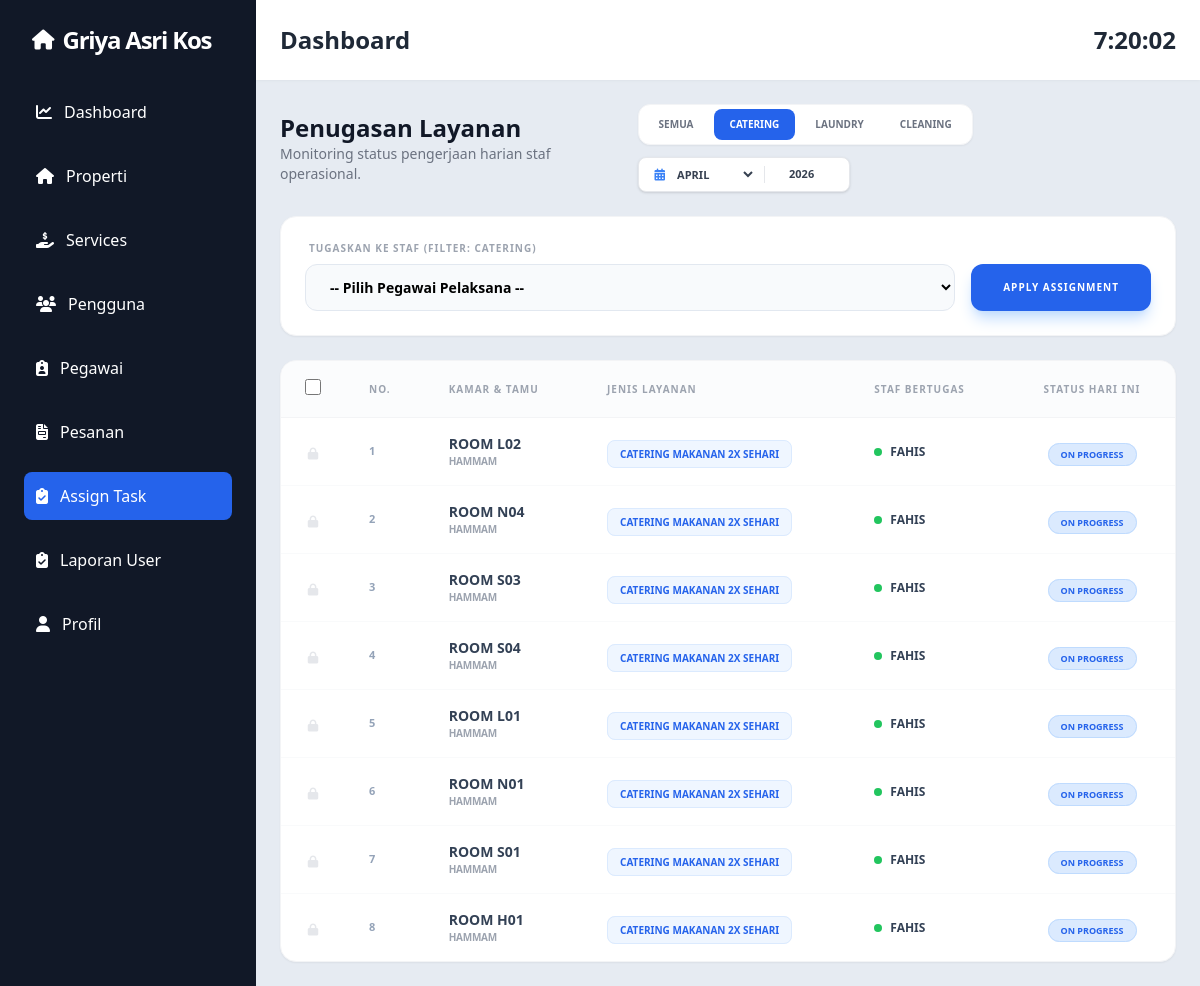
Page /admin/assign-task.php?month=4&year=2026&category=Catering (signed in) on the committed database.
### tables this page shows
CREATE TABLE `settings` (
  `key` varchar(100) NOT NULL,
  `value` text DEFAULT NULL
);

CREATE TABLE `booking_service` (
  `id` bigint(20) UNSIGNED NOT NULL,
  `booking_id` varchar(50) NOT NULL,
  `additional_service_id` bigint(20) UNSIGNED NOT NULL,
  `quantity` int(11) NOT NULL,
  `price_at_purchase` int(11) NOT NULL,
  `service_status` enum('pending','on_progress','done') DEFAULT 'pending',
  `employee_id` bigint(20) UNSIGNED DEFAULT NULL,
  `created_at` timestamp NULL DEFAULT NULL,
  `updated_at` timestamp NULL DEFAULT NULL
);

CREATE TABLE `rooms` (
  `id` bigint(20) UNSIGNED NOT NULL,
  `room_type_id` bigint(20) UNSIGNED NOT NULL,
  `room_number` varchar(255) NOT NULL,
  `gender_type` enum('Putra','Putri') NOT NULL,
  `price` int(11) NOT NULL,
  `rating` decimal(2,1) NOT NULL DEFAULT 0.0,
  `facilities` text NOT NULL,
  `area_size` varchar(255) NOT NULL,
  `is_electric_included` tinyint(1) NOT NULL DEFAULT 0,
  `is_water_included` tinyint(1) NOT NULL DEFAULT 1,
  `room_rules` text NOT NULL,
  `status` enum('available','occupied','maintenance') NOT NULL DEFAULT 'available',
  `created_at` timestamp NULL DEFAULT NULL,
  `updated_at` timestamp NULL DEFAULT NULL
);

CREATE TABLE `users` (
  `id` bigint(20) UNSIGNED NOT NULL,
  `name` varchar(255) NOT NULL,
  `nickname` varchar(255) NOT NULL,
  `full_name_ktp` varchar(255) DEFAULT NULL,
  `email` varchar(255) NOT NULL,
  `address` text DEFAULT NULL,
  `phone` varchar(255) DEFAULT NULL,
  `email_verified_at` timestamp NULL DEFAULT NULL,
  `password` varchar(255) NOT NULL,
  `ktp_photo` varchar(255) DEFAULT NULL,
  `selfie_photo` varchar(255) DEFAULT NULL,
  `is_verified` enum('pending','verified','rejected') DEFAULT NULL,
  `role` enum('admin','pegawai','penyewa') NOT NULL DEFAULT 'penyewa',
  `gender` enum('Laki-laki','Perempuan') DEFAULT NULL,
  `birth_date` date DEFAULT NULL,
  `remember_token` varchar(100) DEFAULT NULL,
  `created_at` timestamp NULL DEFAULT NULL,
  `updated_at` timestamp NULL DEFAULT NULL
);

CREATE TABLE `additional_services` (
  `id` bigint(20) UNSIGNED NOT NULL,
  `service_name` varchar(255) NOT NULL,
  `duration_type` enum('Harian','Mingguan','Bulanan') NOT NULL DEFAULT 'Mingguan',
  `service_price` int(11) NOT NULL,
  `created_at` timestamp NULL DEFAULT NULL,
  `updated_at` timestamp NULL DEFAULT NULL
);

### config/database.php (called while the page is built, shortened)
<?php
function getSetting($conn, $key)
{
    $stmt = $conn->prepare("SELECT value FROM settings WHERE `key`=?");
    $stmt->bind_param("s", $key);
    $stmt->execute();
    $result = $stmt->get_result()->fetch_assoc();
    return $result['value'] ?? '';
}

### admin/assign-task.php (the view, shortened to what this page needs)
<?php
include '../config/database.php';
$selected_month = $_GET['month'] ?? date('n');
$selected_year  = $_GET['year'] ?? date('Y');
$selected_category = $_GET['category'] ?? 'Semua';
$today = date('Y-m-d');
$whereClause = "WHERE MONTH(bs.created_at) = '$selected_month' AND YEAR(bs.created_at) = '$selected_year'";
if ($selected_category !== 'Semua') {
    $whereClause .= " AND s.service_name LIKE '%$selected_category%'";
}
$tasks = $conn->query("
    SELECT
        bs.*, b.room_id, r.room_number, u.name AS guest_name, s.service_name,
        emp.nickname AS employee_name,
        (SELECT COUNT(*) FROM service_reports WHERE booking_service_id = bs.id AND report_date = '$today') as daily_done
    FROM booking_service bs
    JOIN bookings b ON bs.booking_id = b.id
    JOIN rooms r ON b.room_id = r.id
    JOIN users u ON b.user_id = u.id
    JOIN additional_services s ON bs.additional_service_id = s.id
    LEFT JOIN users emp ON bs.employee_id = emp.id AND emp.role = 'pegawai'
    $whereClause
    ORDER BY (bs.employee_id IS NULL OR bs.employee_id = 0) DESC, bs.created_at DESC
");
?>
<div class="container mx-auto">
    <div class="flex flex-col md:flex-row justify-between items-start md:items-center mb-6 gap-4 text-left">
        <div>
            <h1 class="text-2xl font-bold text-gray-900">Penugasan Layanan</h1>
            <p class="text-sm text-gray-500 font-medium">Monitoring status pengerjaan harian staf operasional.</p>
        </div>
        <div class="flex flex-wrap items-center gap-3">
            <div class="flex gap-1 bg-white p-1 rounded-xl shadow-sm border border-gray-100">
                <?php
                $categories = ['Semua', 'Catering', 'Laundry', 'Cleaning'];
                foreach ($categories as $cat):
                ?>
                    <a href="?month=<?= $selected_month ?>&year=<?= $selected_year ?>&category=<?= $cat ?>"
                        class="<?= $selected_category == $cat ? 'bg-blue-600 text-white' : 'text-gray-500 hover:bg-gray-50' ?> px-4 py-2 rounded-lg text-[10px] font-black uppercase transition">
                        <?= $cat ?>
                    </a>
                <?php endforeach; ?>
            </div>
            <form method="GET" class="flex items-center gap-3 bg-white p-2 rounded-lg shadow border border-gray-200">
                <div class="flex items-center gap-2 px-2 border-r border-gray-200">
                    <i class="fas fa-calendar-alt text-blue-500 text-xs"></i>
                    <select name="month" onchange="this.form.submit()" class="text-[11px] font-bold text-gray-700 bg-transparent outline-none cursor-pointer uppercase">
                        <?php for ($m = 1; $m <= 12; $m++): ?>
                            <option value="<?= $m ?>" <?= $selected_month == $m ? 'selected' : '' ?>><?= date('F', mktime(0, 0, 0, $m, 1)) ?></option>
                        <?php endfor; ?>
                    </select>
                </div>
                <input type="number" name="year" value="<?= $selected_year ?>" onchange="this.form.submit()"
                    class="w-16 text-[11px] font-bold text-gray-700 bg-transparent text-center outline-none font-bold">
            </form>
        </div>
    </div>
    <form method="POST">
        <div class="bg-white p-6 rounded-2xl shadow-sm border border-gray-100 mb-6 flex flex-col md:flex-row items-end gap-4">
            <div class="flex-1 text-left w-full">
                <label class="block text-[10px] font-black text-gray-400 uppercase mb-2 ml-1 tracking-widest">Tugaskan ke Staf (Filter: <?= $selected_category ?>)</label>
                <select name="employee_id" class="w-full bg-slate-50 border border-slate-200 rounded-xl px-5 py-3 text-sm font-bold outline-none focus:ring-2 focus:ring-blue-500/20 focus:border-blue-600 transition" required>
                    <option value="" disabled selected>-- Pilih Pegawai Pelaksana --</option>
                </select>
            </div>
            <button type="submit" name="bulk_assign" class="w-full md:w-auto bg-blue-600 hover:bg-slate-900 text-white font-black uppercase text-[10px] tracking-widest px-8 py-4 rounded-xl shadow-lg shadow-blue-200 transition-all active:scale-95">
                Apply Assignment
            </button>
        </div>
        <div class="bg-white rounded-2xl shadow-sm border border-gray-100 overflow-hidden">
            <div class="overflow-x-auto">
                <table class="w-full text-left border-collapse">
                    <thead class="bg-slate-50/50 border-b border-gray-100">
                        <tr>
                            <th class="px-6 py-4 text-center w-10">
                                <input type="checkbox" id="selectAll" class="w-4 h-4 rounded border-gray-300 text-blue-600 focus:ring-blue-500 cursor-pointer">
                            </th>
                            <th class="px-6 py-4 text-[10px] font-black text-gray-400 uppercase tracking-widest">No.</th>
                            <th class="px-6 py-4 text-[10px] font-black text-gray-400 uppercase tracking-widest">Kamar & Tamu</th>
                            <th class="px-6 py-4 text-[10px] font-black text-gray-400 uppercase tracking-widest">Jenis Layanan</th>
                            <th class="px-6 py-4 text-[10px] font-black text-gray-400 uppercase tracking-widest">Staf Bertugas</th>
                            <th class="px-6 py-4 text-[10px] font-black text-gray-400 uppercase tracking-widest text-center">Status Hari Ini</th>
                        </tr>
                    </thead>
                    <tbody class="divide-y divide-gray-50">
                        <?php if ($tasks->num_rows > 0): ?>
                            <?php $no = 1;
                            while ($task = $tasks->fetch_assoc()):
                                $is_done_today = ($task['daily_done'] > 0);
                            ?>
                                <tr class="hover:bg-blue-50/30 transition-colors group">
                                    <td class="px-6 py-4 text-center">
                                        <?php if (!$task['employee_id']): ?>
                                            <input type="checkbox" name="selected_services[]" value="<?= $task['id'] ?>" class="task-checkbox w-4 h-4 rounded border-gray-300 text-blue-600 focus:ring-blue-500 cursor-pointer">
                                        <?php else: ?>
                                            <i class="fas fa-lock text-gray-200 text-xs"></i>
                                        <?php endif; ?>
                                    </td>
                                    <td class="px-6 py-4 text-[11px] font-bold text-slate-400">
                                        <?= $no++ ?>
                                    </td>
                                    <td class="px-6 py-4">
                                        <div class="flex flex-col text-left">
                                            <span class="font-black text-slate-700 uppercase text-sm">Room <?= $task['room_number'] ?></span>
                                            <span class="text-[10px] font-bold text-gray-400 uppercase tracking-tight"><?= $task['guest_name'] ?></span>
                                        </div>
                                    </td>
                                    <td class="px-6 py-4 text-left">
                                        <span class="text-[10px] font-black text-blue-600 bg-blue-50 px-3 py-1.5 rounded-lg border border-blue-100 uppercase">
                                            <?= $task['service_name'] ?>
                                        </span>
                                    </td>
                                    <td class="px-6 py-4 text-left">
                                        <?php if ($task['employee_id']): ?>
                                            <div class="flex items-center gap-2">
                                                <div class="w-2 h-2 rounded-full bg-green-500"></div>
                                                <span class="text-xs font-black text-slate-700 uppercase"><?= $task['employee_name'] ?></span>
                                            </div>
                                        <?php else: ?>
                                            <span class="text-[10px] font-bold text-gray-300 uppercase italic tracking-tighter text-left">Unassigned</span>
                                        <?php endif; ?>
                                    </td>
                                    <td class="px-6 py-4 text-center">
                                        <?php if ($is_done_today): ?>
                                            <span class="px-3 py-1 rounded-full text-[9px] font-black uppercase border bg-emerald-100 text-emerald-600 border-emerald-200">
                                                <i class="fas fa-check-double mr-1"></i> Selesai
                                            </span>
                                        <?php elseif ($task['employee_id']): ?>
                                            <span class="px-3 py-1 rounded-full text-[9px] font-black uppercase border bg-blue-100 text-blue-600 border-blue-200">
                                                On Progress
                                            </span>
                                        <?php else: ?>
                                            <span class="px-3 py-1 rounded-full text-[9px] font-black uppercase border bg-amber-100 text-amber-600 border-amber-200">
                                                Pending
                                            </span>
                                        <?php endif; ?>
                                    </td>
                                </tr>
                            <?php endwhile; ?>
                        <?php endif; ?>
                    </tbody>
                </table>
            </div>
        </div>
    </form>
</div>
<?php
$content = ob_get_clean();
$taskactive = 'active';
include 'layouts/app.php';
?>

### admin/layouts/app.php (shortened to what this page needs)
<!DOCTYPE html>
<html lang="id">
<head>
    <script src="https://cdn.tailwindcss.com"></script>
    <link rel="stylesheet" href="https://cdnjs.cloudflare.com/ajax/libs/font-awesome/6.4.0/css/all.min.css">
</head>
<body class="bg-gray-100" onload="startTime()">
    <div class="flex h-screen">
        <div class="w-64 bg-gray-900 text-white p-6">
            <a href="index.php" class="flex gap-2 mb-8 items-center mx-2">
                <i class="fas fa-home text-white text-xl"></i>
                <h1 class="text-2xl font-black text-primary tracking-tighter flex items-center gap-2"><?= getSetting($conn, 'site_title'); ?></h1>
            </a>
            <nav class="space-y-4">
                <a href="index.php" class="<?= $indexactive ?> flex items-center space-x-3 p-3 hover:bg-gray-800 rounded-lg transition">
                    <i class="fas fa-chart-line"></i>
                    <span>Dashboard</span>
                </a>
                <a href="list-properti.php" class="<?= $propertiactive ?> flex items-center space-x-3 p-3 hover:bg-gray-800 rounded-lg transition">
                    <i class="fas fa-home"></i>
                    <span>Properti</span>
                </a>
                <a href="list-service.php" class="<?= $serviceactive ?> flex items-center space-x-3 p-3 hover:bg-gray-800 rounded-lg transition">
                    <i class="fa-solid fa-hand-holding-dollar"></i>
                    <span>Services</span>
                </a>
                <a href="list-user.php" class="<?= $useractive ?> flex items-center space-x-3 p-3 hover:bg-gray-800 rounded-lg transition">
                    <i class="fas fa-users"></i>
                    <span>Pengguna</span>
                </a>
                <a href="pegawai.php" class="<?= $pegawaiactive ?> flex items-center space-x-3 p-3 hover:bg-gray-800 rounded-lg transition">
                    <i class="fa-solid fa-clipboard-user"></i>
                    <span>Pegawai</span>
                </a>
                <a href="list-pesanan.php" class="<?= $pesananactive ?> flex items-center space-x-3 p-3 hover:bg-gray-800 rounded-lg transition">
                    <i class="fas fa-file-invoice"></i>
                    <span>Pesanan</span>
                </a>
                <a href="assign-task.php" class="<?= $taskactive ?> flex items-center space-x-3 p-3 hover:bg-gray-800 rounded-lg transition">
                    <i class="fa-solid fa-clipboard-check"></i>
                    <span>Assign Task</span>
                </a>
                <a href="user-report.php" class="<?= $reportactive ?> flex items-center space-x-3 p-3 hover:bg-gray-800 rounded-lg transition">
                    <i class="fa-solid fa-clipboard-check"></i>
                    <span>Laporan User</span>
                </a>
                <a href="profile.php" class="<?= $profileactive ?> flex items-center space-x-3 p-3 hover:bg-gray-800 rounded-lg transition">
                    <i class="fas fa-user"></i>
                    <span>Profil</span>
                </a>
            </nav>
        </div>
        <div class="flex-1 flex flex-col">
            <div class="bg-white shadow p-6 flex justify-between items-center">
                <h2 class="text-2xl font-bold text-gray-800">Dashboard</h2>
                <div class="text-2xl font-bold text-gray-800" id="jam"></div>
            </div>
            <div class="flex-1 overflow-auto p-6 bg-slate-200/75">
                <?= $content ?>
            </div>
        </div>
    </div>
</body>
</html>

### admin/layouts/app.php (style rules this page uses)
.active { background-color: #2563eb; border-radius: 0.5rem; }

### rows in the picture
settings: value "Griya Asri Kos"
booking_service: rooms.room_number "L02", users.name "HAMMAM", additional_service.service_name "CATERING MAKANAN 2X SEHARI", users.nickname "FAHIS", employee_id "ON PROGRESS"
booking_service: rooms.room_number "N04", users.name "HAMMAM", additional_service.service_name "CATERING MAKANAN 2X SEHARI", users.nickname "FAHIS", employee_id "ON PROGRESS"
booking_service: rooms.room_number "S03", users.name "HAMMAM", additional_service.service_name "CATERING MAKANAN 2X SEHARI", users.nickname "FAHIS", employee_id "ON PROGRESS"
booking_service: rooms.room_number "S04", users.name "HAMMAM", additional_service.service_name "CATERING MAKANAN 2X SEHARI", users.nickname "FAHIS", employee_id "ON PROGRESS"
booking_service: rooms.room_number "L01", users.name "HAMMAM", additional_service.service_name "CATERING MAKANAN 2X SEHARI", users.nickname "FAHIS", employee_id "ON PROGRESS"
booking_service: rooms.room_number "N01", users.name "HAMMAM", additional_service.service_name "CATERING MAKANAN 2X SEHARI", users.nickname "FAHIS", employee_id "ON PROGRESS"
booking_service: rooms.room_number "S01", users.name "HAMMAM", additional_service.service_name "CATERING MAKANAN 2X SEHARI", users.nickname "FAHIS", employee_id "ON PROGRESS"
booking_service: rooms.room_number "H01", users.name "HAMMAM", additional_service.service_name "CATERING MAKANAN 2X SEHARI", users.nickname "FAHIS", employee_id "ON PROGRESS"

### other values in the picture
$cat "SEMUA"
$cat "CATERING"
$cat "LAUNDRY"
$cat "CLEANING"
$selected_category "CATERING"
form field month "April"
